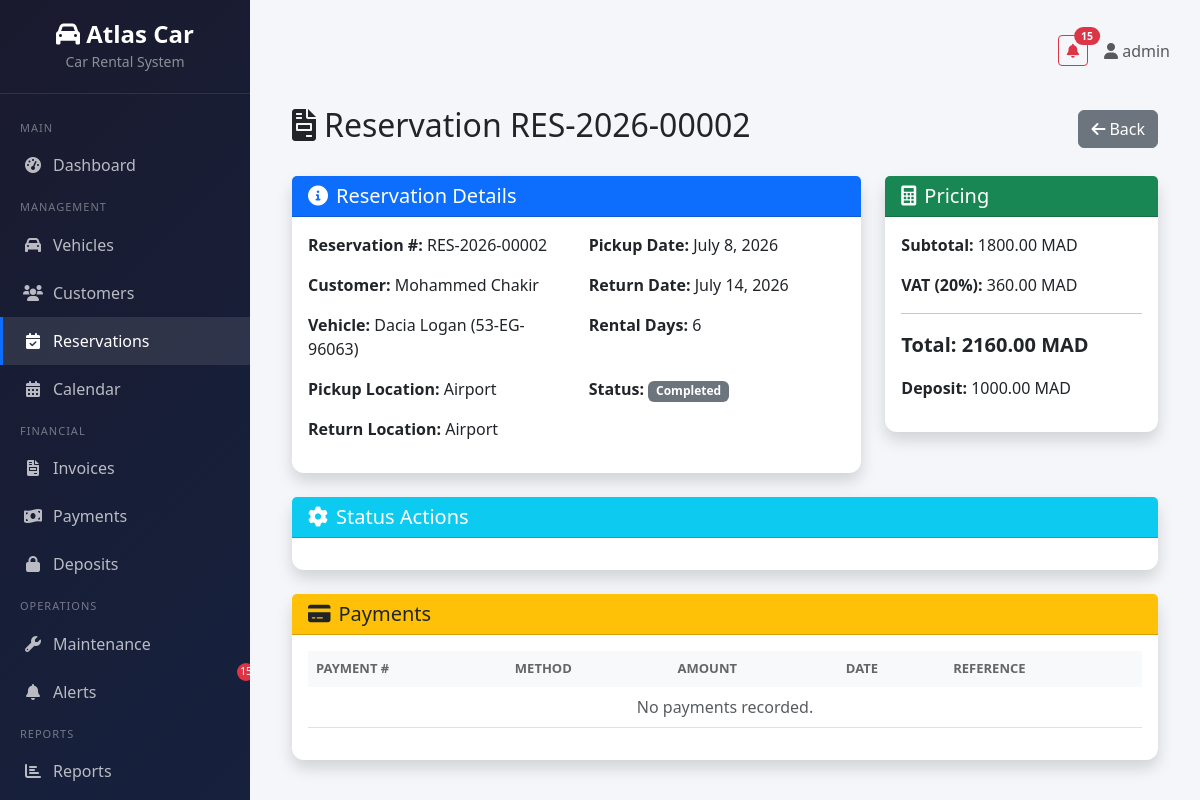
/reservations/2/ (signed in), run on the app's committed database.
### reservations/models.py (models this page shows, shortened)
class Reservation(models.Model):
    STATUS_CHOICES = [
        ('pending', 'Pending'),
        ('confirmed', 'Confirmed'),
        ('active', 'Active'),
        ('completed', 'Completed'),
        ('cancelled', 'Cancelled'),
    ]
    PICKUP_LOCATION_CHOICES = [
        ('agency', 'Agency'),
        ('airport', 'Airport'),
        ('hotel_delivery', 'Hotel Delivery'),
    ]
    reservation_number = models.CharField(max_length=20, unique=True, blank=True)
    customer = models.ForeignKey('customers.Customer', on_delete=models.CASCADE)
    vehicle = models.ForeignKey('vehicles.Vehicle', on_delete=models.CASCADE)
    pickup_date = models.DateField()
    return_date = models.DateField()
    pickup_location = models.CharField(max_length=20, choices=PICKUP_LOCATION_CHOICES, default='agency')
    return_location = models.CharField(max_length=20, choices=PICKUP_LOCATION_CHOICES, default='agency')
    status = models.CharField(max_length=20, choices=STATUS_CHOICES, default='pending')
    deposit = models.DecimalField(max_digits=10, decimal_places=2, default=0)
    subtotal = models.DecimalField(max_digits=10, decimal_places=2, default=0)
    vat = models.DecimalField(max_digits=10, decimal_places=2, default=0)
    total = models.DecimalField(max_digits=10, decimal_places=2, default=0)
    options = models.ManyToManyField('vehicles.VehicleOption', through='ReservationOption', blank=True)
    created_at = models.DateTimeField(auto_now_add=True)
    class Meta:
        ordering = ['-created_at']
    def rental_days(self):
        delta = self.return_date - self.pickup_date
        return max(delta.days, 1)
    def can_confirm(self):
        return self.status == 'pending'
    def can_start(self):
        return self.status == 'confirmed' and self.pickup_date <= timezone.now().date()
    def can_complete(self):
        return self.status == 'active'
    def can_cancel(self):
        return self.status in ['pending', 'confirmed']

### customers/models.py (models this page shows, shortened)
class Customer(models.Model):
    CUSTOMER_TYPE_CHOICES = [
        ('individual', 'Individual'),
        ('company', 'Company'),
        ('partner_agency', 'Partner Agency'),
    ]
    cin = models.CharField(max_length=20, unique=True, verbose_name='National ID / Passport')
    passport = models.CharField(max_length=20, blank=True, null=True)
    first_name = models.CharField(max_length=100)
    last_name = models.CharField(max_length=100)
    nationality = models.CharField(max_length=100)
    birth_date = models.DateField(null=True, blank=True)
    license_number = models.CharField(max_length=50)
    license_expiration = models.DateField()
    phone = models.CharField(max_length=20)
    email = models.EmailField()
    address = models.TextField(blank=True)
    customer_type = models.CharField(max_length=20, choices=CUSTOMER_TYPE_CHOICES, default='individual')
    created_at = models.DateTimeField(auto_now_add=True)
    class Meta:
        ordering = ['-created_at']
    def __str__(self):
        return f"{self.first_name} {self.last_name}"

### vehicles/models.py (models this page shows, shortened)
class Vehicle(models.Model):
    CATEGORY_CHOICES = [
        ('city', 'City'),
        ('suv', 'SUV'),
        ('sedan', 'Sedan'),
        ('utility', 'Utility'),
        ('luxury', 'Luxury'),
    ]
    TRANSMISSION_CHOICES = [
        ('manual', 'Manual'),
        ('automatic', 'Automatic'),
    ]
    STATUS_CHOICES = [
        ('available', 'Available'),
        ('rented', 'Rented'),
        ('maintenance', 'Maintenance'),
        ('out_of_service', 'Out of Service'),
    ]
    license_plate = models.CharField(
        max_length=20, unique=True,
        validators=[RegexValidator(r'^[A-Z0-9\-]+$', 'Enter a valid license plate.')],
        verbose_name='License Plate'
    )
    brand = models.CharField(max_length=100)
    model = models.CharField(max_length=100)
    year = models.PositiveIntegerField()
    color = models.CharField(max_length=50)
    category = models.CharField(max_length=20, choices=CATEGORY_CHOICES)
    transmission = models.CharField(max_length=20, choices=TRANSMISSION_CHOICES)
    seats = models.PositiveIntegerField(default=5)
    mileage = models.PositiveIntegerField(default=0)
    last_revision = models.DateField(null=True, blank=True)
    daily_price = models.DecimalField(max_digits=10, decimal_places=2, verbose_name='Daily Price (MAD)')
    deposit = models.DecimalField(max_digits=10, decimal_places=2, default=0, verbose_name='Security Deposit (MAD)')
    photo = models.ImageField(upload_to='vehicles/', blank=True, null=True)
    status = models.CharField(max_length=20, choices=STATUS_CHOICES, default='available')
    maintenance_threshold = models.PositiveIntegerField(default=10000, help_text='Mileage threshold for maintenance alert')
    created_at = models.DateTimeField(auto_now_add=True)
    updated_at = models.DateTimeField(auto_now=True)
    class Meta:
        ordering = ['-created_at']
    def __str__(self):
        return f"{self.brand} {self.model} ({self.license_plate})"

### reservations/views.py (the view)
# urls.py: path('<int:pk>/', views.reservation_detail, name='reservation_detail'),
@login_required
def reservation_detail(request, pk):
    reservation = get_object_or_404(Reservation, pk=pk)
    from payments.models import Payment
    payments = Payment.objects.filter(reservation=reservation)
    total_paid = sum(p.amount for p in payments)
    return render(request, 'reservations/reservation_detail.html', {
        'reservation': reservation, 'payments': payments, 'total_paid': total_paid
    })

### templates/reservations/reservation_detail.html (shortened to what this page needs)
{% extends 'base.html' %}
{% block content %}
<div class="container-fluid">
    <div class="d-flex justify-content-between align-items-center mb-4">
        <h2><i class="fas fa-file-invoice me-2"></i>Reservation {{ reservation.reservation_number }}</h2>
        <a href="{% url 'reservations:reservation_list' %}" class="btn btn-secondary">
            <i class="fas fa-arrow-left me-1"></i>Back
        </a>
    </div>
    <div class="row">
        <div class="col-md-8">
            <div class="card shadow mb-4">
                <div class="card-header bg-primary text-white">
                    <h5 class="mb-0"><i class="fas fa-info-circle me-2"></i>Reservation Details</h5>
                </div>
                <div class="card-body">
                    <div class="row">
                        <div class="col-md-6">
                            <p><strong>Reservation #:</strong> {{ reservation.reservation_number }}</p>
                            <p><strong>Customer:</strong> {{ reservation.customer }}</p>
                            <p><strong>Vehicle:</strong> {{ reservation.vehicle }}</p>
                        </div>
                        <div class="col-md-6">
                            <p><strong>Pickup Date:</strong> {{ reservation.pickup_date }}</p>
                            <p><strong>Return Date:</strong> {{ reservation.return_date }}</p>
                            <p><strong>Rental Days:</strong> {{ reservation.rental_days }}</p>
                        </div>
                    </div>
                    <div class="row">
                        <div class="col-md-6">
                            <p><strong>Pickup Location:</strong> {{ reservation.get_pickup_location_display }}</p>
                            <p><strong>Return Location:</strong> {{ reservation.get_return_location_display }}</p>
                        </div>
                        <div class="col-md-6">
                            <p><strong>Status:</strong>
                                <span class="badge
                                    {% if reservation.status == 'pending' %}bg-warning
                                    {% elif reservation.status == 'confirmed' %}bg-info
                                    {% elif reservation.status == 'active' %}bg-success
                                    {% elif reservation.status == 'completed' %}bg-secondary
                                    {% elif reservation.status == 'cancelled' %}bg-danger
                                    {% endif %}">
                                    {{ reservation.get_status_display }}
                                </span>
                            </p>
                        </div>
                    </div>
                </div>
            </div>
        </div>
        <div class="col-md-4">
            <div class="card shadow mb-4">
                <div class="card-header bg-success text-white">
                    <h5 class="mb-0"><i class="fas fa-calculator me-2"></i>Pricing</h5>
                </div>
                <div class="card-body">
                    <p><strong>Subtotal:</strong> {{ reservation.subtotal }} MAD</p>
                    <p><strong>VAT (20%):</strong> {{ reservation.vat }} MAD</p>
                    <hr>
                    <p class="fs-5 fw-bold"><strong>Total:</strong> {{ reservation.total }} MAD</p>
                    <p><strong>Deposit:</strong> {{ reservation.deposit }} MAD</p>
                </div>
            </div>
        </div>
    </div>
    <div class="card shadow mb-4">
        <div class="card-header bg-info text-white">
            <h5 class="mb-0"><i class="fas fa-cog me-2"></i>Status Actions</h5>
        </div>
        <div class="card-body">
        </div>
    </div>
    <div class="card shadow">
        <div class="card-header bg-warning">
            <h5 class="mb-0"><i class="fas fa-credit-card me-2"></i>Payments</h5>
        </div>
        <div class="card-body">
            <div class="table-responsive">
                <table class="table table-hover">
                    <thead class="table-light">
                        <tr>
                            <th>Payment #</th>
                            <th>Method</th>
                            <th>Amount</th>
                            <th>Date</th>
                            <th>Reference</th>
                        </tr>
                    </thead>
                    <tbody>
                        {% for payment in reservation.payments.all %}
                        <tr>
                            <td>{{ payment.id }}</td>
                            <td>{{ payment.get_method_display }}</td>
                            <td>{{ payment.amount }} MAD</td>
                            <td>{{ payment.payment_date }}</td>
                            <td>{{ payment.reference|default:"-" }}</td>
                        </tr>
                        {% empty %}
                        <tr>
                            <td colspan="5" class="text-center text-muted">No payments recorded.</td>
                        </tr>
                        {% endfor %}
                    </tbody>
                </table>
            </div>
        </div>
    </div>
</div>
{% endblock %}

### templates/base.html (shortened to what this page needs)
{% load static %}
<!DOCTYPE html>
<html lang="en">
<head>
    <link href="https://cdn.jsdelivr.net/npm/bootstrap@5.3.0/dist/css/bootstrap.min.css" rel="stylesheet">
    <link href="https://cdnjs.cloudflare.com/ajax/libs/font-awesome/6.0.0/css/all.min.css" rel="stylesheet">
</head>
<body>
    {% if user.is_authenticated %}
    <div class="sidebar">
        <div class="brand">
            <h4><i class="fas fa-car"></i> Atlas Car</h4>
            <small style="color: rgba(255,255,255,0.5);">Car Rental System</small>
        </div>
        <nav class="mt-3">
            <div class="nav-section">Main</div>
            <a href="{% url 'dashboard:home' %}" class="nav-link {% if request.resolver_match.url_name == 'home' %}active{% endif %}">
                <i class="fas fa-tachometer-alt"></i> Dashboard
            </a>
            <div class="nav-section">Management</div>
            <a href="{% url 'vehicles:vehicle_list' %}" class="nav-link {% if 'vehicle' in request.path %}active{% endif %}">
                <i class="fas fa-car"></i> Vehicles
            </a>
            <a href="{% url 'customers:customer_list' %}" class="nav-link {% if 'customer' in request.path %}active{% endif %}">
                <i class="fas fa-users"></i> Customers
            </a>
            <a href="{% url 'reservations:reservation_list' %}" class="nav-link {% if 'reservation' in request.path %}active{% endif %}">
                <i class="fas fa-calendar-check"></i> Reservations
            </a>
            <a href="{% url 'reservations:reservation_calendar' %}" class="nav-link {% if 'calendar' in request.path %}active{% endif %}">
                <i class="fas fa-calendar-alt"></i> Calendar
            </a>
            <div class="nav-section">Financial</div>
            <a href="{% url 'invoices:invoice_list' %}" class="nav-link {% if 'invoice' in request.path %}active{% endif %}">
                <i class="fas fa-file-invoice"></i> Invoices
            </a>
            <a href="{% url 'payments:payment_list' %}" class="nav-link {% if 'payment' in request.path and 'deposit' not in request.path %}active{% endif %}">
                <i class="fas fa-money-bill-wave"></i> Payments
            </a>
            <a href="{% url 'payments:deposit_list' %}" class="nav-link {% if 'deposit' in request.path %}active{% endif %}">
                <i class="fas fa-lock"></i> Deposits
            </a>
            <div class="nav-section">Operations</div>
            <a href="{% url 'maintenance:maintenance_list' %}" class="nav-link {% if 'maintenance' in request.path %}active{% endif %}">
                <i class="fas fa-wrench"></i> Maintenance
            </a>
            <a href="{% url 'alerts:alert_list' %}" class="nav-link {% if 'alert' in request.path %}active{% endif %}" style="position:relative;">
                <i class="fas fa-bell"></i> Alerts
                {% if unread_alerts_count %}<span class="alert-badge">{{ unread_alerts_count }}</span>{% endif %}
            </a>
            <div class="nav-section">Reports</div>
            <a href="{% url 'reports:reports_index' %}" class="nav-link {% if 'report' in request.path %}active{% endif %}">
                <i class="fas fa-chart-bar"></i> Reports
            </a>
            <div class="nav-section">Account</div>
        </nav>
    </div>
    {% endif %}
    <div class="main-content">
        {% if user.is_authenticated %}
        <div class="top-bar">
            <div class="d-flex align-items-center gap-3">
                {% if unread_alerts_count %}
                <a href="{% url 'alerts:alert_list' %}" class="btn btn-outline-danger btn-sm position-relative">
                    <i class="fas fa-bell"></i>
                    <span class="position-absolute top-0 start-100 translate-middle badge rounded-pill bg-danger">
                        {{ unread_alerts_count }}
                    </span>
                </a>
                {% endif %}
                <span class="text-muted">
                    <i class="fas fa-user"></i> {{ user.get_full_name|default:user.username }}
                </span>
            </div>
        </div>
        {% endif %}
        {% block content %}{% endblock %}
    </div>
</body>
</html>

### data on the page
Reservation: reservation_number "RES-2026-00002", customer "Mohammed Chakir", vehicle "Dacia Logan (53-EG-96063)", pickup_date "July 8, 2026", return_date "July 14, 2026", rental_days "6", pickup_location "Airport", return_location "Airport", status "Completed", subtotal "1800.00", vat "360.00", total "2160.00", deposit "1000.00"

### other printed values
{{ unread_alerts_count }} "15"
{{ user.get_full_name|default:user.username }} "admin"
